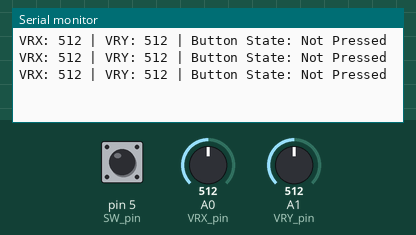
Bench run of a sketch on a simulated Arduino Uno, built with avr-gcc and run on an emulated ATmega328P. On the bench: the last lines printed to the serial monitor. The inputs (shaded band) are chosen by the test bench; at power-on: A0 (VRX_pin) = 512, A1 (VRY_pin) = 512, pin 5 (SW_pin) HIGH.

Above: at 1.3 s.
1.4 s: A0 (VRX_pin) set to 591
At 1.9 s:
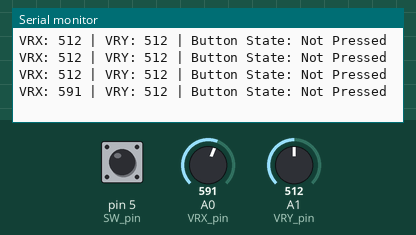
2.9 s: A0 (VRX_pin) set to 607
At 3.39 s:
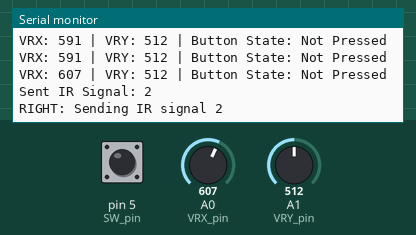
8.9 s: A1 (VRY_pin) set to 589
At 9.65 s:
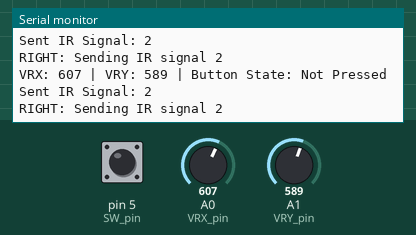
10.4 s: A1 (VRY_pin) set to 412
At 10.79 s:
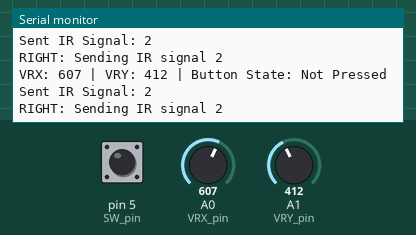
11.9 s: A1 (VRY_pin) set to 385
At 12.5 s:
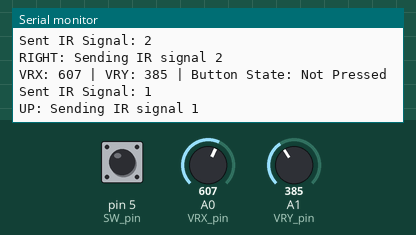
Timing chart, 0 to 14.9 s (numbered marks = the images above; inputs shaded):
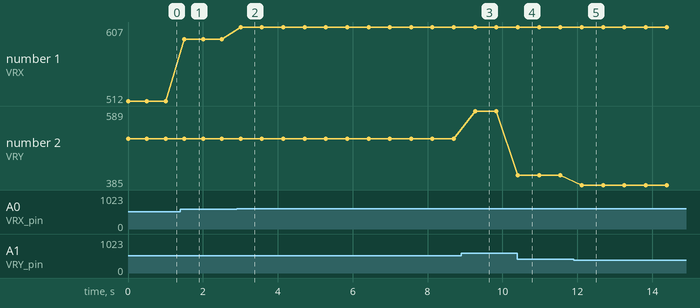

Measured:
- the behaviour switches between 600 and 601 on A0 (VRX_pin) (found by bisection; images 1 and 2)
- the behaviour switches between 400 and 399 on A1 (VRY_pin) (found by bisection; images 4 and 5)
- after the input at 1.4 s, the serial monitor: prints a new line after 0.10 s (image 1)
- after the input at 2.9 s, the serial monitor: prints a new line after 0.11 s (image 2)
- after the input at 8.9 s, the serial monitor: prints a new line after 0.37 s (image 3)
- after the input at 10.4 s, the serial monitor: prints a new line at once (image 4)
- after the input at 11.9 s, the serial monitor: prints a new line after 0.22 s (image 5)
- plotted number 1: 512 → 591 after the input at 1.4 s, 591 → 607 after the input at 2.9 s

The sketch:

truyen.ino
```cpp
#include <IRremote.hpp>

// Pin definitions
int VRX_pin = A0; // Joystick X axis
int VRY_pin = A1; // Joystick Y axis
int SW_pin = 5;   // Joystick button
const int IR_SEND_PIN = 3;

// Direction codes
const int UP = 1;
const int RIGHT = 2;
const int DOWN = 3;
const int LEFT = 4;
const int BUTTON = 5;

int VRX_value, VRY_value;
int direction = -1;

void setup() {
  pinMode(VRX_pin, INPUT);
  pinMode(VRY_pin, INPUT);
  pinMode(SW_pin, INPUT_PULLUP);

  IrSender.begin(IR_SEND_PIN);
  Serial.begin(9600);
}

void loop() {
  VRX_value = analogRead(VRX_pin);  // Đọc giá trị trục X
  VRY_value = analogRead(VRY_pin);  // Đọc giá trị trục Y
  int buttonState = digitalRead(SW_pin);  // Đọc trạng thái nút nhấn joystick

  // Hiển thị giá trị cảm biến lên Serial Monitor
  Serial.print("VRX: ");
  Serial.print(VRX_value);  // In giá trị trục X
  Serial.print(" | VRY: ");
  Serial.print(VRY_value);  // In giá trị trục Y
  Serial.print(" | Button State: ");
  Serial.println(buttonState == LOW ? "Pressed" : "Not Pressed");  // In trạng thái nút

  // Check button press first
  if (buttonState == LOW) {
    sendIR(BUTTON);
    Serial.println("BUTTON: Sending IR signal 5");
  }
  // Then check joystick directions
  else {
    // Xác định hướng dựa vào giá trị analog
    if (VRY_value < 400) {         // UP
      sendIR(UP);
      Serial.println("UP: Sending IR signal 1");
    }
    else if (VRY_value > 600) {    // DOWN
      sendIR(DOWN);
      Serial.println("DOWN: Sending IR signal 3");
    }
    else if (VRX_value > 600) {    // RIGHT
      sendIR(RIGHT);
      Serial.println("RIGHT: Sending IR signal 2");
    }
    else if (VRX_value < 400) {    // LEFT
      sendIR(LEFT);
      Serial.println("LEFT: Sending IR signal 4");
    }
  }

  delay(500);  // Reduced delay for better responsiveness
}

void sendIR(int signalCode) {
  IrSender.sendRC5(signalCode, 8);  // Gửi mã IR với định dạng RC5
  Serial.print("Sent IR Signal: ");
  Serial.println(signalCode, HEX);  // In mã tín hiệu IR đã gửi
}
```
